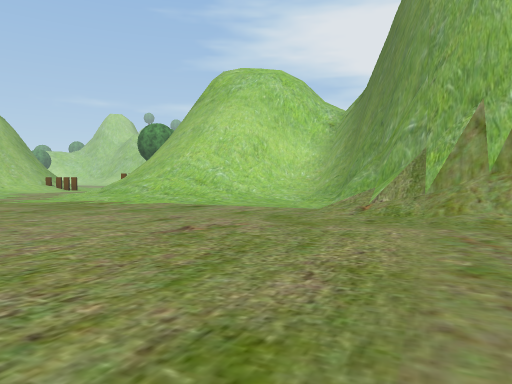
[1] (above)

24 first-person views from a walk through a Unity game level. The camera is 1.2 m above the floor, tilts 2° down and sees 70° across. The floor is counted in squares, 2 m on a side. Each view is taken from the middle of a square. On the plan, view 1 faces up. The plan holds only what a view shows up to about 10 squares ahead; the rest is blank. The place goes on beyond the plan. Some trees and plants on the terrain are drawn as simple stand-ins. The player character is not drawn.

[2]
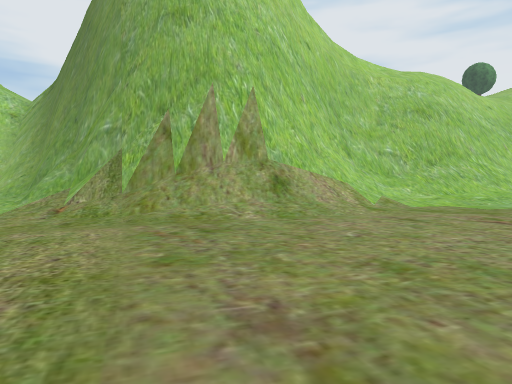

[3]
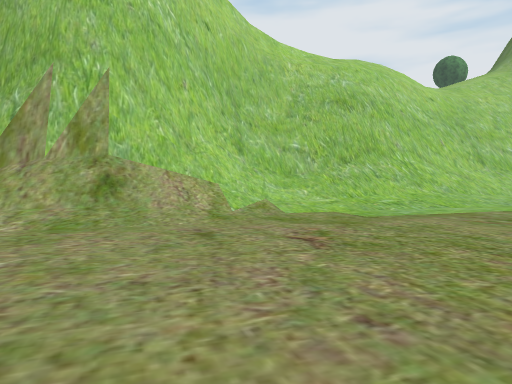

[4]
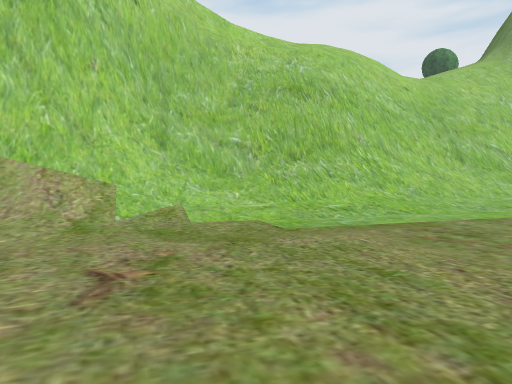

[5]
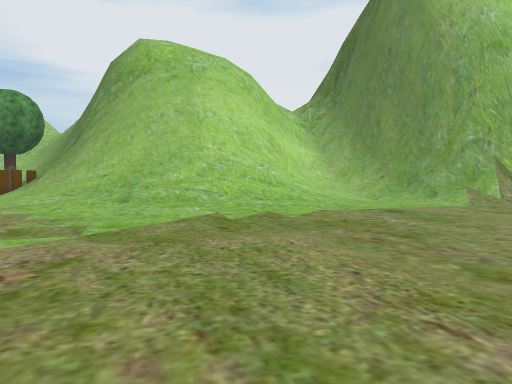

[6]
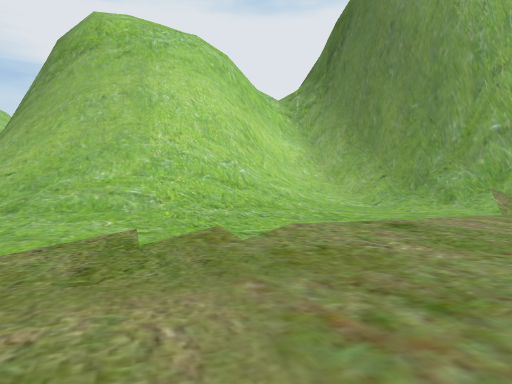

[7]
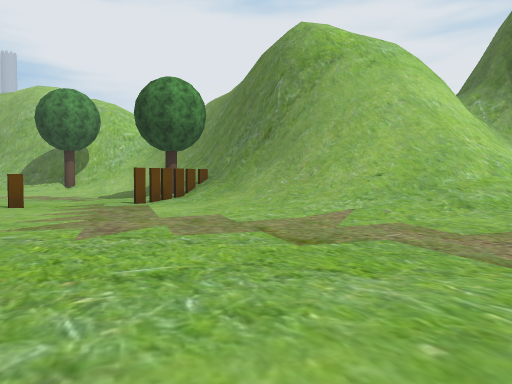

[8]
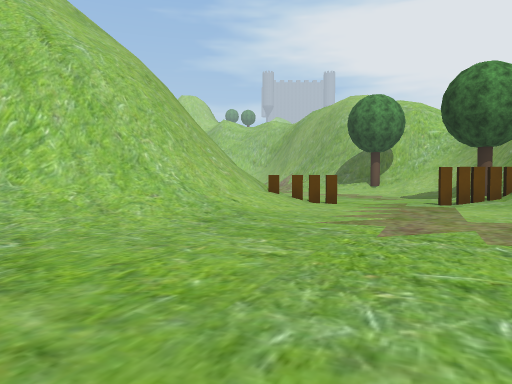

[9]
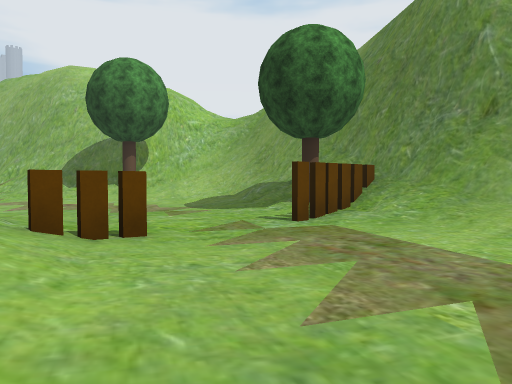

[10]
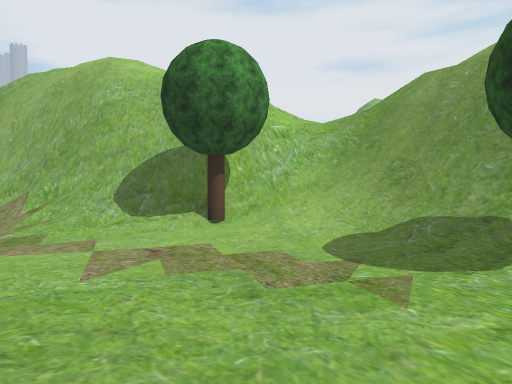

[11]
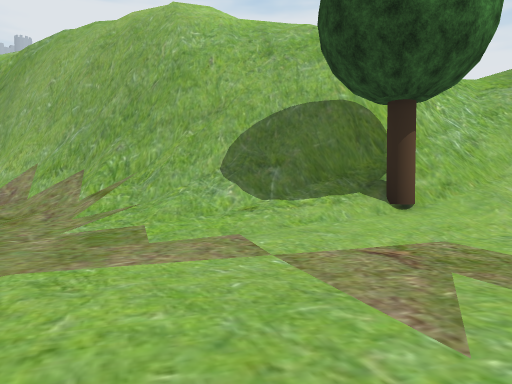

[12]
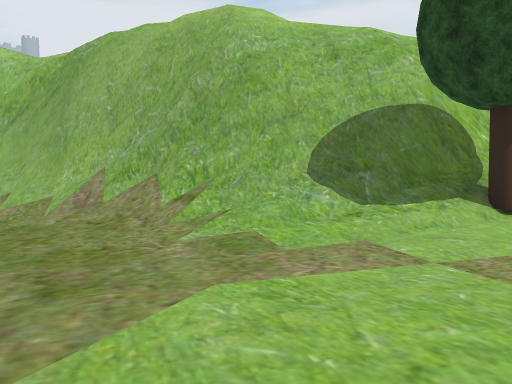

[13]
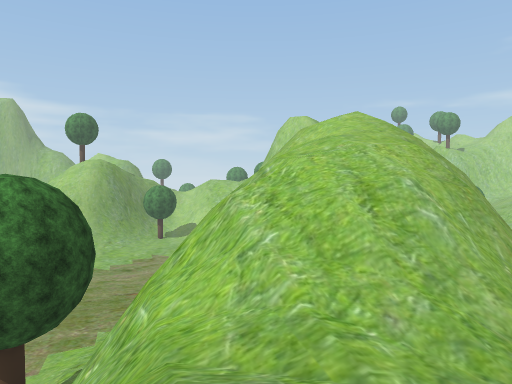

[14]
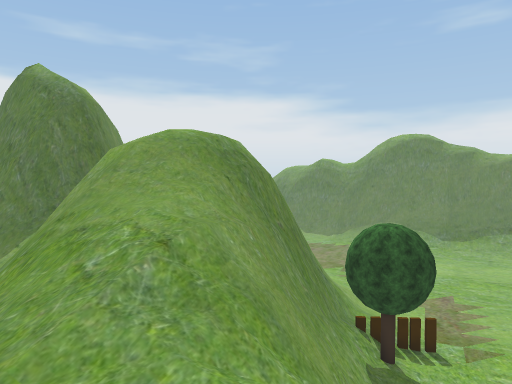

[15]
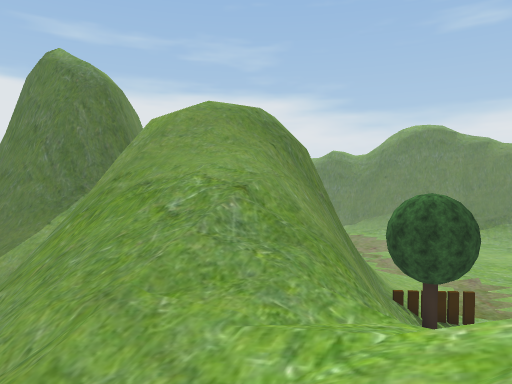

[16]
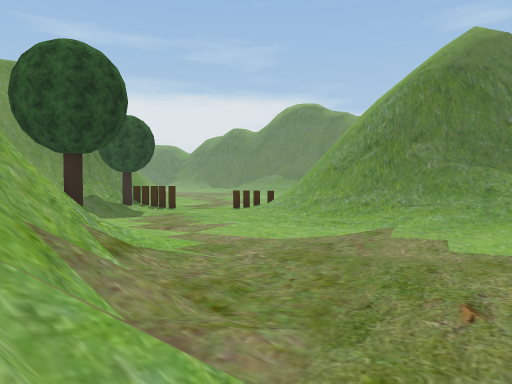

[17]
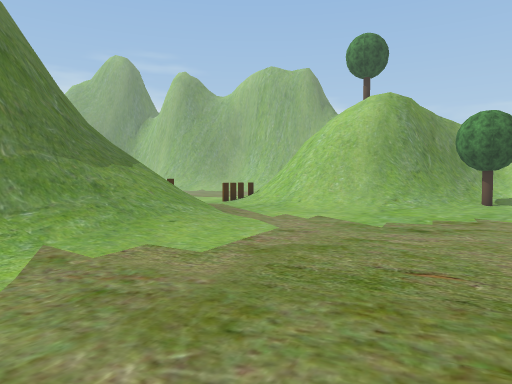

[18]
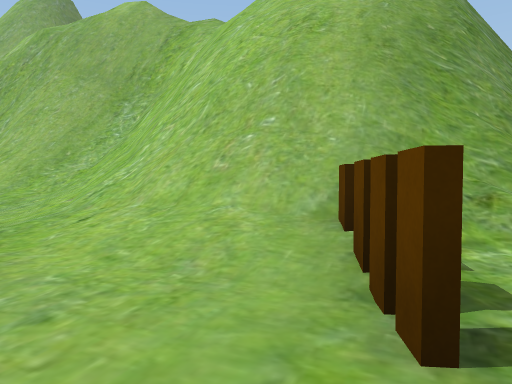

[19]
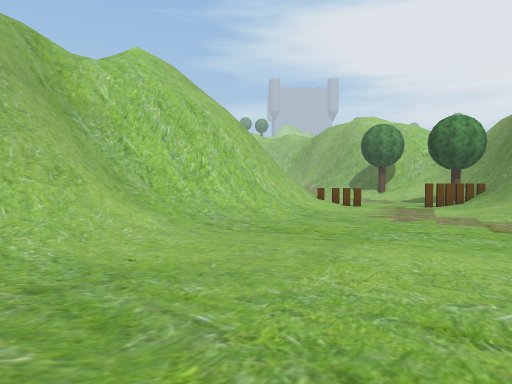

[20]
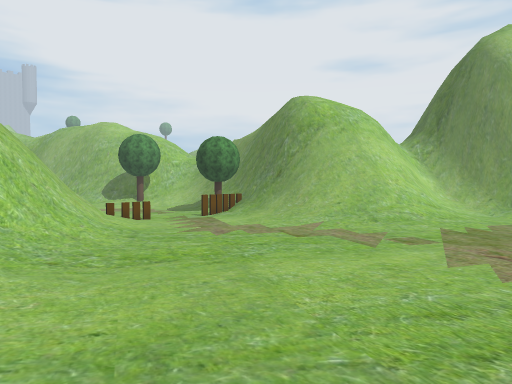

[21]
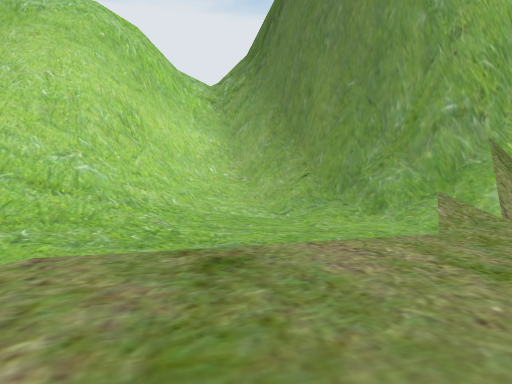

[22]
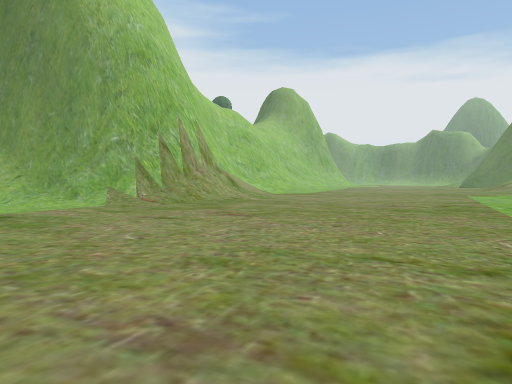

[23]
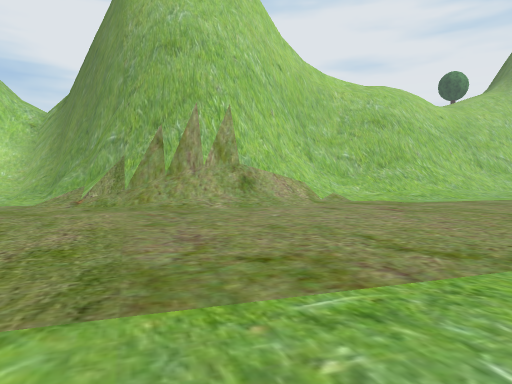

[24]
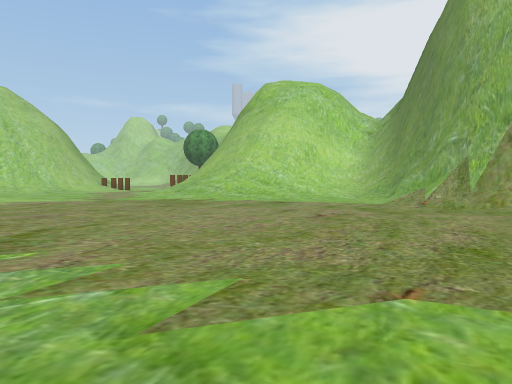

### Floor plan
Key: @ floor where view 1 was taken; # wall or solid block; . main floor; : floor 0.5 m higher than the main floor; + floor 6 m higher than the main floor; * floor 9.25 m higher than the main floor; % floor 11.25 m higher than the main floor; & floor 12 m higher than the main floor; / step, stairs or slope; = window, fence, low wall or low ledge; v drop or lower ground; T tree.
Columns run from 18 left of view 1 to 17 right of it. Each row starts with its distance up from view 1.
 34 ...     /#v
 33 ....    /# //
 32 ...... ./##v/%/
 31 ......../##vv///v
 30 ........./##v////v
 29 .........//#v//*/=
 28 ........../##=////
 27 :::.......//##v////
 26 ////:......//##//+//
 25 /////.......T///////
 24 //////....../////////
 23 #####//......:/#/////
 22        /.....:/#v////
 21      #//...../##v////
 20      #//...../##=///v
 19      ##/#....T##v///   //
 18      #//....###v//&    //
 17     ##//....//# v
 16  ####//.....:/###/
 15 ##////......:/###///#
 14 #///........//////v##/#
 13 #///.........////######
 12 #///........./////####
 11 #//...........//////##
 10  //..............:../#
  9   ................../#
  8    ................./##
  7    /................./##
  6   /       ...........//###
  5      /    ............///#####
  4            ............./////###
  3             ................///###
  2              ................////###
  1               ...................///
  0               ....@.............
 -1                ............
 -2                 ......

Where each view was taken, in squares from view 1:
view 1: 0 up, 0 right, facing up
view 2: 0 up, 0 right, facing up-right
view 3: 1 down, 3 right, facing up-right
view 4: 1 down, 5 right, facing up-right
view 5: 5 up, 8 left, facing up-right
view 6: 6 up, 6 left, facing up-right
view 7: 10 up, 11 left, facing up-right
view 8: 10 up, 11 left, facing up
view 9: 15 up, 11 left, facing up-right
view 10: 19 up, 11 left, facing up-right
view 11: 23 up, 11 left, facing up-right
view 12: 24 up, 12 left, facing up-right
view 13: 24 up, 0 right, facing up-left
view 14: 28 up, 2 left, facing down
view 15: 28 up, 1 left, facing down
view 16: 33 up, 10 left, facing down
view 17: 28 up, 8 left, facing left
view 18: 18 up, 8 left, facing left
view 19: 5 up, 13 left, facing up
view 20: 6 up, 16 left, facing up-right
view 21: 6 up, 3 left, facing up-right
view 22: 4 up, 7 left, facing right
view 23: 2 down, 1 left, facing up-right
view 24: 2 down, 2 left, facing up
